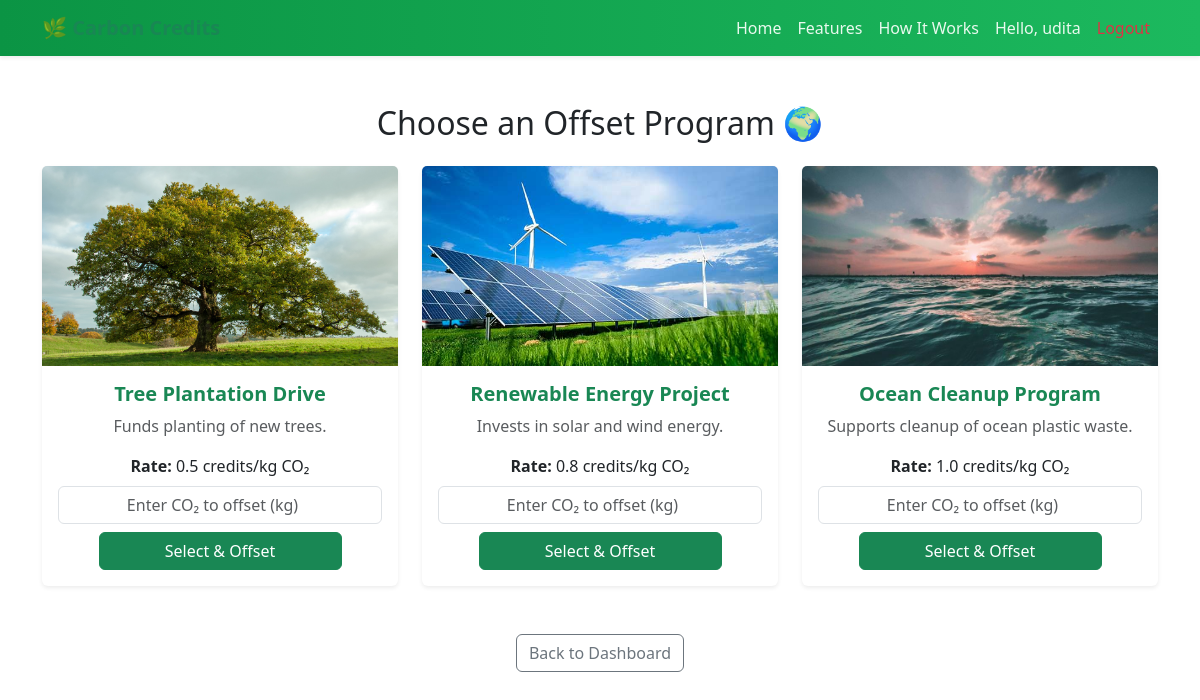
Screenshot of /offset (signed in) with the database file from the repository.
### models.py (models this page shows)
class User(db.Model, UserMixin):
    id = db.Column(db.Integer, primary_key=True)
    username = db.Column(db.String(80), unique=True, nullable=False)
    password = db.Column(db.String(200), nullable=False)
    credits = db.Column(db.Float, default=1000.0)
    wallet_balance = db.Column(db.Float, default=5000.0)

class OffsetProgram(db.Model):
    id = db.Column(db.Integer, primary_key=True)
    name = db.Column(db.String(100), nullable=False)
    description = db.Column(db.Text, nullable=False)
    rate_per_kg = db.Column(db.Float, nullable=False)  # credits required per kg CO2
    created_at = db.Column(db.DateTime, default=datetime.utcnow)
    image = db.Column(db.String(200), nullable=True)

### app.py (the view, shortened to what this page needs)
@app.route('/offset', methods=['GET', 'POST'])
@login_required
def offset():
    message = None
    user = User.query.get(current_user.id)
    programs = OffsetProgram.query.all()
    return render_template('offset.html', programs=programs, message=message, user=user)

### app.py (called while the page is built)
@login_manager.user_loader
def load_user(user_id):
    return User.query.get(int(user_id))

### templates/offset.html (shortened to what this page needs)
{% extends 'base.html' %}
{% block content %}
<div class="container mt-5">
  <h2 class="text-center mb-4">Choose an Offset Program 🌍</h2>
  <div class="row">
  {% for program in programs %}
  <div class="col-md-4 mb-4">
    <div class="card shadow-sm border-0 h-100">
      {% if program.image %}
      <img src="{{ url_for('static', filename='images/' + program.image) }}"
           class="card-img-top" alt="{{ program.name }}"
           style="height: 200px; object-fit: cover;">
      {% endif %}
      <div class="card-body text-center">
        <h5 class="card-title fw-bold text-success">{{ program.name }}</h5>
        <p class="card-text text-muted">{{ program.description }}</p>
        <p class="mb-2"><strong>Rate:</strong> {{ program.rate_per_kg }} credits/kg CO₂</p>
        <form action="{{ url_for('offset') }}" method="POST" class="d-flex flex-column align-items-center">
          <input type="number" step="0.1" name="co2_amount"
                 placeholder="Enter CO₂ to offset (kg)"
                 class="form-control mb-2 text-center" required>
          <button type="submit" class="btn btn-success w-75">Select & Offset</button>
        </form>
      </div>
    </div>
  </div>
  {% endfor %}
</div>
  <div class="text-center mt-4">
    <a href="{{ url_for('dashboard') }}" class="btn btn-outline-secondary">Back to Dashboard</a>
  </div>
</div>
{% endblock %}

### templates/base.html (shortened to what this page needs)
<!DOCTYPE html>
<html lang="en">
<head>
    <link rel="stylesheet" href="{{ url_for('static', filename='style.css') }}">
    <link href="https://cdn.jsdelivr.net/npm/bootstrap@5.3.2/dist/css/bootstrap.min.css" rel="stylesheet">
    <link rel="stylesheet" href="https://use.fontawesome.com/releases/v5.11.2/css/all.css">
</head>
<body>
    <nav class="navbar navbar-expand-lg navbar-light bg-light sticky-top shadow-sm">
        <div class="container">
            <a class="navbar-brand fw-bold text-success" href="{{ url_for('home') }}">🌿 Carbon Credits</a>
            <div class="collapse navbar-collapse justify-content-end" id="navbarNav">
                <ul class="navbar-nav">
                    <li class="nav-item"><a class="nav-link" href="{{ url_for('home') }}">Home</a></li>
                    <li class="nav-item"><a class="nav-link" href="#features">Features</a></li>
                    <li class="nav-item"><a class="nav-link" href="#how">How It Works</a></li>
                    {% if current_user.is_authenticated %}
                        <li class="nav-item"><a class="nav-link">Hello, {{ current_user.username }}</a></li>
                        <li class="nav-item"><a class="nav-link text-danger" href="{{ url_for('logout') }}">Logout</a></li>
                    {% else %}
                        <li class="nav-item"><a class="nav-link" data-bs-toggle="modal" data-bs-target="#loginModal">Login</a></li>
                        <li class="nav-item"><a class="nav-link" data-bs-toggle="modal" data-bs-target="#signupModal">Sign Up</a></li>
                    {% endif %}
                </ul>
            </div>
        </div>
    </nav>
    {% block content %}{% endblock %}
</body>
</html>

### static/style.css (style rules this page uses)
body { font-family: "Poppins", sans-serif; background-color: #f8f9fa; color: #333; margin: 0; padding: 0; }
.navbar { background: linear-gradient(90deg, #0b9444, #1cb95e); padding: 0.8rem 1.5rem; }
.navbar-brand { font-weight: 700; font-size: 1.5rem; color: #fff !important; }
.nav-link { color: #e9f9ee !important; font-weight: 500; transition: color 0.3s ease; }
.card { border-radius: 15px; transition: transform 0.2s ease, box-shadow 0.2s ease; }

### rows the page displays
User: username "udita"
OffsetProgram: image (picture), name "Tree Plantation Drive", description "Funds planting of new trees.", rate_per_kg "0.5"
OffsetProgram: image (picture), name "Renewable Energy Project", description "Invests in solar and wind energy.", rate_per_kg "0.8"
OffsetProgram: image (picture), name "Ocean Cleanup Program", description "Supports cleanup of ocean plastic waste.", rate_per_kg "1.0"
